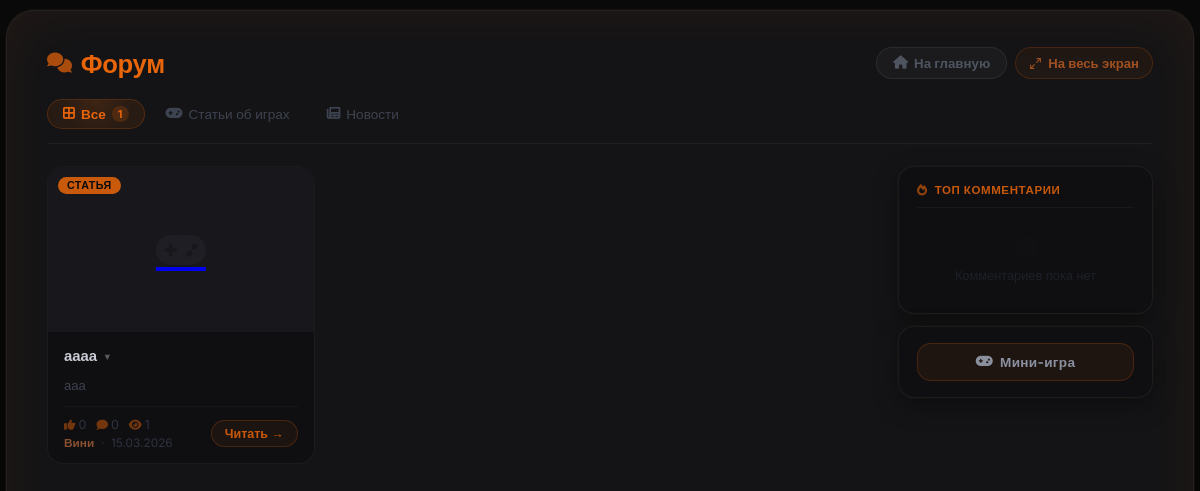
/forum, run on an earlier commit of the app's database.
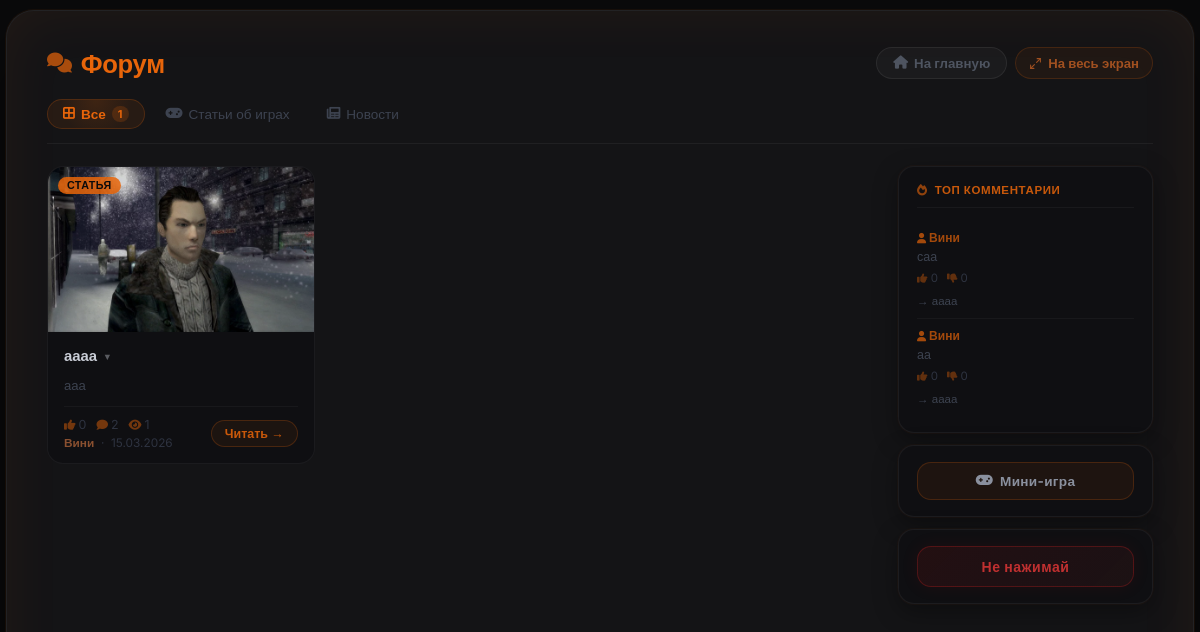
And on a later commit of the database.
### models.py (models this page shows, shortened)
class Article(db.Model):
    __tablename__ = 'articles'
    id          = db.Column(db.Integer, primary_key=True)
    title       = db.Column(db.String(300), nullable=False)
    preview     = db.Column(db.Text, nullable=True)       # краткое описание
    content     = db.Column(db.Text, nullable=False)
    image       = db.Column(db.String(500), nullable=True)  # URL изображения (старый способ)
    image_file  = db.Column(db.String(300), nullable=True)  # имя файла загруженного изображения
    video_url   = db.Column(db.String(500), nullable=True)  # ссылка на YouTube
    video_file  = db.Column(db.String(300), nullable=True)  # загруженный видео-файл
    category    = db.Column(db.String(50), default='article')
    views       = db.Column(db.Integer, default=0)
    likes       = db.Column(db.Integer, default=0)
    dislikes    = db.Column(db.Integer, default=0)
    created_at  = db.Column(db.DateTime, default=datetime.utcnow)
    updated_at  = db.Column(db.DateTime, default=datetime.utcnow, onupdate=datetime.utcnow)
    author_id   = db.Column(db.Integer, db.ForeignKey('users.id'), nullable=False)
    game_id     = db.Column(db.Integer, db.ForeignKey('games.id'), nullable=True)
    comments    = db.relationship('Comment',      backref='article', lazy='dynamic',
                                  cascade='all, delete-orphan')
    votes       = db.relationship('Vote',         backref='article', lazy='dynamic',
                                  cascade='all, delete-orphan')
    extra_pages = db.relationship('ExtraPage',    backref='article', lazy='dynamic',
                                  cascade='all, delete-orphan')
    dropdown_items = db.relationship('DropdownItem', backref='article', lazy='dynamic',
                                     cascade='all, delete-orphan', order_by='DropdownItem.order')
    article_views  = db.relationship('ArticleView',  backref='article', lazy='dynamic',
                                     cascade='all, delete-orphan')
    def get_image_url(self):
        if self.image_file:
            return f'/static/uploads/{self.image_file}'
        if self.image:
            return self.image
        return None

class User(db.Model, UserMixin):
    __tablename__ = 'users'
    id             = db.Column(db.Integer, primary_key=True)
    username       = db.Column(db.String(80),  unique=True, nullable=False)
    email          = db.Column(db.String(120), unique=True, nullable=False)
    password_hash  = db.Column(db.String(256), nullable=False)
    role           = db.Column(db.Integer, default=0)
    created_at     = db.Column(db.DateTime, default=datetime.utcnow)   # дата регистрации
    last_seen      = db.Column(db.DateTime, default=datetime.utcnow)
    banned_until   = db.Column(db.DateTime, nullable=True)
    ban_reason     = db.Column(db.String(500), nullable=True)
    banned_by_id   = db.Column(db.Integer, db.ForeignKey('users.id'), nullable=True)
    recovery_key   = db.Column(db.String(256), nullable=True)  # хеш секретного ключа восстановления
    avatar         = db.Column(db.String(300), nullable=True)   # путь к аватарке
    articles       = db.relationship('Article',  backref='author',     lazy='dynamic', foreign_keys='Article.author_id')
    comments       = db.relationship('Comment',  backref='author',     lazy='dynamic', foreign_keys='Comment.author_id')
    votes          = db.relationship('Vote',     backref='user',       lazy='dynamic')
    extra_pages    = db.relationship('ExtraPage', backref='author',    lazy='dynamic', foreign_keys='ExtraPage.author_id')
    comment_reactions = db.relationship('CommentReaction', backref='user', lazy='dynamic')

class Comment(db.Model):
    __tablename__ = 'comments'
    id         = db.Column(db.Integer, primary_key=True)
    content    = db.Column(db.Text, nullable=False)
    created_at = db.Column(db.DateTime, default=datetime.utcnow)
    article_id = db.Column(db.Integer, db.ForeignKey('articles.id'), nullable=False)
    author_id  = db.Column(db.Integer, db.ForeignKey('users.id'),    nullable=False)
    parent_id  = db.Column(db.Integer, db.ForeignKey('comments.id'), nullable=True)
    likes      = db.Column(db.Integer, default=0)
    dislikes   = db.Column(db.Integer, default=0)
    replies    = db.relationship('Comment',
                                 backref=db.backref('parent', remote_side='Comment.id'),
                                 lazy='dynamic',
                                 cascade='all, delete-orphan',
                                 primaryjoin='Comment.parent_id == Comment.id',
                                 order_by='Comment.created_at')
    reactions  = db.relationship('CommentReaction', backref='comment', lazy='dynamic',
                                 cascade='all, delete-orphan')

### app.py (the view)
@app.route('/forum')
def forum():
    category     = request.args.get('category', 'all')
    q            = Article.query
    if category in ('article', 'news'):
        q = q.filter_by(category=category)
    articles     = q.order_by(Article.created_at.desc()).all()
    top_comments = Comment.query.order_by(Comment.likes.desc()).limit(5).all()
    settings     = SiteSettings.get()
    return render_template('forum.html', articles=articles,
                           category=category, top_comments=top_comments,
                           chaos_button_enabled=settings.chaos_button_enabled)

### app.py (called while the page is built)
@app.before_request
def update_last_seen():
    if current_user.is_authenticated:
        current_user.last_seen = datetime.utcnow()
        db.session.commit()

@app.after_request
def add_security_headers(response):
    response.headers['X-Content-Type-Options'] = 'nosniff'
    response.headers['X-Frame-Options']        = 'DENY'
    response.headers['X-XSS-Protection']       = '1; mode=block'
    response.headers.pop('Server', None)
    response.headers.pop('X-Powered-By', None)
    return response

### models.py (called while the page is built)
    @staticmethod
    def get():
        s = SiteSettings.query.first()
        if not s:
            s = SiteSettings(chaos_button_enabled=False)
            db.session.add(s)
            db.session.commit()
        return s

### templates/forum.html (shortened to what this page needs)
{% extends "base.html" %}
{% block body_class %}has-own-fs{% endblock %}
{% block content %}
<div class="forum-outer">
<div class="forum-card">
    <div class="forum-header">
        <h1 class="forum-title"><i class="fas fa-comments"></i> Форум</h1>
        <div style="display:flex; gap:8px; flex-wrap:wrap;">
            <a href="{{ url_for('index') }}" class="btn btn-secondary"><i class="fas fa-home"></i> На главную</a>
            <button id="fsBtn" onclick="_fsToggle()" title="На весь экран" style="
                display:inline-flex;align-items:center;gap:6px;padding:7px 13px;border-radius:20px;
                background:rgba(232,101,10,0.06);border:1px solid rgba(232,101,10,0.18);
                color:#a05020;font-size:0.82rem;font-weight:600;cursor:pointer;
                font-family:inherit;transition:all 0.2s;
            " onmouseover="this.style.background='rgba(232,101,10,0.14)';this.style.color='#e8650a';this.style.borderColor='rgba(232,101,10,0.4)'"
               onmouseout="this.style.background='rgba(232,101,10,0.06)';this.style.color='#a05020';this.style.borderColor='rgba(232,101,10,0.18)'">
                <svg style="width:13px;height:13px;stroke:currentColor;fill:none;stroke-width:2;stroke-linecap:round;stroke-linejoin:round" viewBox="0 0 24 24" id="fsBtnSvg">
                    <polyline points="15 3 21 3 21 9"/><polyline points="9 21 3 21 3 15"/>
                    <line x1="21" y1="3" x2="14" y2="10"/><line x1="3" y1="21" x2="10" y2="14"/>
                </svg>
                <span id="fsBtnLabel">На весь экран</span>
            </button>
        </div>
    </div>
    <div class="forum-tabs">
        <a href="{{ url_for('forum', category='all') }}" class="tab-link {% if category == 'all' %}active{% endif %}">
            <i class="fas fa-border-all"></i> Все
            {% if category == 'all' and articles %}<span class="tab-count">{{ articles|length }}</span>{% endif %}
        </a>
        <a href="{{ url_for('forum', category='article') }}" class="tab-link {% if category == 'article' %}active{% endif %}">
            <i class="fas fa-gamepad"></i> Статьи об играх
        </a>
        <a href="{{ url_for('forum', category='news') }}" class="tab-link {% if category == 'news' %}active{% endif %}">
            <i class="fas fa-newspaper"></i> Новости
        </a>
    </div>
    <div class="forum-body">
        <div class="cards-grid">
            {% if articles %}
                {% for art in articles %}
                <div class="article-card">
                    <span class="card-badge {{ art.category }}">{% if art.category == 'news' %}Новость{% else %}Статья{% endif %}</span>
                    <a href="{{ url_for('article', article_id=art.id) }}" class="card-thumb-link">
                        {% if art.get_image_url() %}
                            <img src="{{ art.get_image_url() }}" alt="{{ art.title }}" class="card-thumb">
                        {% else %}
                            <div class="card-thumb-ph"><i class="fas fa-{% if art.category == 'news' %}newspaper{% else %}gamepad{% endif %}"></i></div>
                        {% endif %}
                    </a>
                    <div class="card-body">
                        <div class="card-title-wrap">
                            <a href="{{ url_for('article', article_id=art.id) }}" class="card-title">
                                {{ art.title }}
                                {% set drops = art.dropdown_items | selectattr('is_active') | list %}
                                {% if drops %}<span class="drop-arrow">▾</span>{% endif %}
                            </a>
                            {% set drops = art.dropdown_items | selectattr('is_active') | list %}
                        </div>
                        {% if art.preview %}
                            <p class="card-preview">{{ art.preview }}</p>
                        {% elif art.content %}
                            <p class="card-preview">{{ art.content | striptags | truncate(110) }}</p>
                        {% endif %}
                        <div class="card-footer">
                            <div>
                                <div class="card-stats">
                                    <span><i class="fas fa-thumbs-up"></i> {{ art.likes }}</span>
                                    <span><i class="fas fa-comment"></i> {{ art.comments.count() }}</span>
                                    <span><i class="fas fa-eye"></i> {{ art.views }}</span>
                                </div>
                                <div class="card-info" style="margin-top:4px;">
                                    <strong>{{ art.author.username }}</strong> &nbsp;·&nbsp; {{ art.created_at.strftime('%d.%m.%Y') }}
                                </div>
                            </div>
                            <a href="{{ url_for('article', article_id=art.id) }}" class="read-btn">Читать →</a>
                        </div>
                    </div>
                </div>
                {% endfor %}
            {% else %}
                <div class="cards-empty">
                    <i class="fas fa-comments"></i>
                    <p>Статей пока нет</p>
                </div>
            {% endif %}
        </div>
        <aside class="forum-sidebar">
            <div class="sidebar-block">
                <div class="sb-title"><i class="fas fa-fire"></i> Топ комментарии</div>
                {% if top_comments %}
                    {% for comment in top_comments %}
                    <div class="top-comment">
                        <div class="tc-author"><i class="fas fa-user" style="font-size:0.65rem; margin-right:3px;"></i>{{ comment.author.username }}</div>
                        <div class="tc-text">{{ comment.content }}</div>
                        <div class="tc-stats"><span><i class="fas fa-thumbs-up"></i> {{ comment.likes }}</span><span><i class="fas fa-thumbs-down"></i> {{ comment.dislikes }}</span></div>
                        <a href="{{ url_for('article', article_id=comment.article_id) }}#comment-{{ comment.id }}" class="tc-link">→ {{ comment.article.title | truncate(28) }}</a>
                    </div>
                    {% endfor %}
                {% else %}
                    <div style="color:#1e2028; font-size:0.8rem; text-align:center; padding:14px 0;">
                        <i class="fas fa-comment-slash" style="display:block; font-size:1.6rem; margin-bottom:7px; opacity:0.08;"></i>
                    </div>
                {% endif %}
            </div>
            <div class="sidebar-block">
                <button id="ogOpenBtn" style="
                    width:100%; padding:10px 0; border-radius:14px; font-size:0.85rem;
                    font-weight:700; cursor:pointer; font-family:inherit;
                    background:rgba(232,101,10,0.07); border:1px solid rgba(232,101,10,0.2);
                    color:#8a909e; letter-spacing:0.3px; transition:all 0.2s;
                    display:flex; align-items:center; justify-content:center; gap:7px;
                " onmouseover="this.style.background='rgba(232,101,10,0.14)';this.style.color='#e8650a';this.style.borderColor='rgba(232,101,10,0.4)';"
                   onmouseout="this.style.background='rgba(232,101,10,0.07)';this.style.color='#8a909e';this.style.borderColor='rgba(232,101,10,0.2)';">
                    <i class="fas fa-gamepad"></i> Мини-игра
                </button>
            </div>
            {% if chaos_button_enabled %}
            <div class="sidebar-block" id="chaosBlock">
                <button id="chaosBtn" onclick="triggerChaos()" style="
                    width:100%; padding:11px 0; border-radius:14px; font-size:0.88rem;
                    font-weight:800; cursor:pointer; font-family:inherit;
                    background:linear-gradient(135deg,rgba(180,20,20,0.12),rgba(232,64,64,0.06));
                    border:1px solid rgba(200,30,30,0.3); color:#c03030;
                    letter-spacing:0.5px; transition:all 0.25s;
                    display:flex; align-items:center; justify-content:center; gap:8px;
                    box-shadow: 0 0 18px rgba(200,30,30,0.08);
                    animation: chaosPulse 2.5s ease-in-out infinite;
                ">
                    Не нажимай
                </button>
            </div>
            {% endif %}
        </aside>
    </div>
</div>
</div>
{% endblock %}

### templates/base.html (shortened to what this page needs)
<!DOCTYPE html>
<html lang="ru">
<head>
    <link rel="stylesheet" href="https://cdnjs.cloudflare.com/ajax/libs/font-awesome/6.0.0-beta3/css/all.min.css">
</head>
<body class="{% block body_class %}{% endblock %}">
    <div class="container">
        {% block content %}{% endblock %}
    </div>
</body>
</html>

### templates/base.html (style rules this page uses)
* { margin:0; padding:0; box-sizing:border-box; }
body { background:#0a0a0b; color:#f0f0f0; font-family:'Inter',sans-serif; min-height:100vh; display:flex; justify-content:center; align-items:center; padding:20px; }
.container { max-width:800px; width:100%; background:#141416; border-radius:48px; padding:48px; box-shadow:0 0 0 1px rgba(232,101,10,0.06), 0 25px 50px rgba(0,0,0,0.7); border:1px solid rgba(255,255,255,0.06); }
h1, h2 { color:#ff6600; margin-bottom:20px; }
.btn { background:#e8650a; color:#0a0a0b; border:none; padding:12px 24px; border-radius:60px; cursor:pointer; font-weight:600; transition:0.2s; }
.btn-secondary { background:rgba(255,255,255,0.04); color:#c9cdd6; border:1px solid rgba(232,101,10,0.25); }

What changed in the data, as far as the page shows it:
changed Article "аааа": get_image_url: picture added; comments.count "0" → "2"
added Comment: author.username "Вини", content "саа", likes "0", dislikes "0", article "аааа"
added Comment: author.username "Вини", content "аа", likes "0", dislikes "0", article "аааа"
Also different on the page:
text now shown: "Не нажимай"
